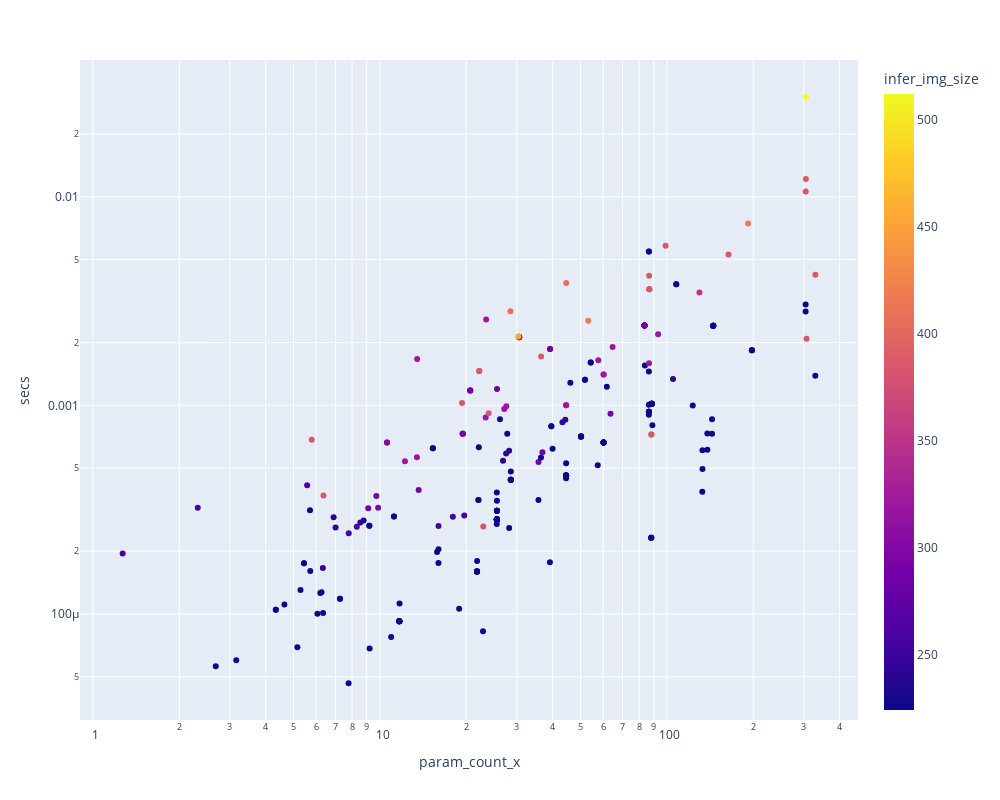

Here is the notebook cell this chart was saved with:
### Markdown cell above
From this, we can see that the *levit* family models are extremely fast for image recognition, and clearly the most accurate amongst the faster models. That's not surprising, since these models are a hybrid of the best ideas from CNNs and transformers, so get the benefit of each. In fact, we see a similar thing even in the middle category of speeds -- the best is the ConvNeXt, which is a pure CNN, but which takes advantage of ideas from the transformers literature.

For the slowest models, *beit* is the most accurate -- although we need to be a bit careful of interpreting this, since it's trained on a larger dataset (ImageNet-21k, which is also used for *vit* models).

I'll add one other plot here, which is of speed vs parameter count. Often, parameter count is used in papers as a proxy for speed. However, as we see, there is a wide variation in speeds at each level of parameter count, so it's really not a useful proxy.

(Parameter count may be be useful for identifying how much memory a model needs, but even for that it's not always a great proxy.)

### Code cell
px.scatter(df, width=w, height=h,
    x='param_count_x',  y='secs', log_x=True, log_y=True, color='infer_img_size',
    hover_name='model', hover_data=['infer_samples_per_sec', 'family']
)

### Figure 1 — Plotly figure (JSON) as saved in the notebook; plotly's stock layout.template omitted (floating-point values rounded to 4 significant figures; data arrays with more than 128 entries replaced by an {"elided": "..."} marker saying what was removed)
{"data": [{"customdata": {"elided": "250x2 mixed values"}, "hovertemplate": "<b>%{hovertext}</b><br><br>param_count_x=%{x}<br>secs=%{y}<br>infer_samples_per_sec=%{customdata[0]}<br>family=%{customdata[1]}<br>infer_img_size=%{marker.color}<extra></extra>", "hovertext": {"elided": "250 str values"}, "legendgroup": "", "marker": {"color": {"elided": "250 int values"}, "coloraxis": "coloraxis", "symbol": "circle"}, "mode": "markers", "name": "", "orientation": "v", "showlegend": false, "type": "scatter", "x": {"elided": "250 float values"}, "xaxis": "x", "y": {"elided": "250 float values"}, "yaxis": "y"}], "layout": {"coloraxis": {"colorbar": {"title": {"text": "infer_img_size"}}, "colorscale": [[0, "#0d0887"], [0.1111, "#46039f"], [0.2222, "#7201a8"], [0.3333, "#9c179e"], [0.4444, "#bd3786"], [0.5556, "#d8576b"], [0.6667, "#ed7953"], [0.7778, "#fb9f3a"], [0.8889, "#fdca26"], [1, "#f0f921"]]}, "height": 800, "legend": {"tracegroupgap": 0}, "margin": {"t": 60}, "width": 1000, "xaxis": {"anchor": "y", "domain": [0, 1], "title": {"text": "param_count_x"}, "type": "log"}, "yaxis": {"anchor": "x", "domain": [0, 1], "title": {"text": "secs"}, "type": "log"}}}
